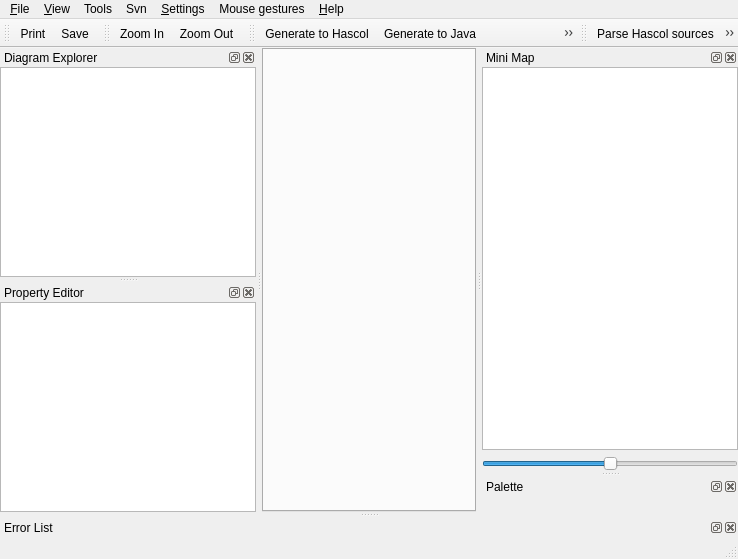
<?xml version="1.0" encoding="UTF-8"?>
<ui version="4.0">
 <class>MainWindowUi</class>
 <widget class="QMainWindow" name="MainWindowUi">
  <property name="geometry">
   <rect>
    <x>0</x>
    <y>0</y>
    <width>738</width>
    <height>559</height>
   </rect>
  </property>
  <property name="windowTitle">
   <string>QReal</string>
  </property>
  <property name="windowIcon">
   <iconset resource="../qrgui.qrc">
    <normaloff>:/icons/qreal.png</normaloff>:/icons/qreal.png</iconset>
  </property>
  <widget class="QWidget" name="centralwidget">
   <layout class="QGridLayout">
    <property name="margin">
     <number>0</number>
    </property>
    <property name="spacing">
     <number>0</number>
    </property>
    <item row="0" column="0">
     <widget class="QTabWidget" name="tabs"/>
    </item>
   </layout>
  </widget>
  <widget class="QMenuBar" name="menubar">
   <property name="geometry">
    <rect>
     <x>0</x>
     <y>0</y>
     <width>738</width>
     <height>20</height>
    </rect>
   </property>
   <widget class="QMenu" name="menu_File">
    <property name="title">
     <string>&amp;File</string>
    </property>
    <addaction name="actionOpen"/>
    <addaction name="actionSave"/>
    <addaction name="actionSave_as"/>
    <addaction name="actionPrint"/>
    <addaction name="actionMakeSvg"/>
    <addaction name="separator"/>
    <addaction name="actionQuit"/>
   </widget>
   <widget class="QMenu" name="menu_View">
    <property name="title">
     <string>&amp;View</string>
    </property>
    <addaction name="actionZoom_In"/>
    <addaction name="actionZoom_Out"/>
    <addaction name="separator"/>
    <addaction name="actionAntialiasing"/>
    <addaction name="actionOpenGL_Renderer"/>
    <addaction name="actionShowSplash"/>
   </widget>
   <widget class="QMenu" name="menuHelp">
    <property name="title">
     <string>&amp;Help</string>
    </property>
    <addaction name="actionHelp"/>
    <addaction name="separator"/>
    <addaction name="actionAbout"/>
    <addaction name="actionAboutQt"/>
   </widget>
   <widget class="QMenu" name="menuSettings">
    <property name="title">
     <string>&amp;Settings</string>
    </property>
    <addaction name="actionPreferences"/>
    <addaction name="actionPlugins"/>
    <addaction name="actionShow_grid"/>
    <addaction name="actionSwitch_on_grid"/>
    <addaction name="actionSwitch_on_alignment"/>
   </widget>
   <widget class="QMenu" name="menuMouse_gestures">
    <property name="title">
     <string>Mouse gestures</string>
    </property>
    <addaction name="actionShow"/>
   </widget>
   <widget class="QMenu" name="menuSvn">
    <property name="title">
     <string>Svn</string>
    </property>
    <addaction name="actionCommit"/>
    <addaction name="actionCheckout"/>
   </widget>
   <widget class="QMenu" name="menuTools">
    <property name="title">
     <string>Tools</string>
    </property>
    <addaction name="actionClear"/>
    <addaction name="actionExport_to_XMI"/>
    <addaction name="actionGenerate_to_Java"/>
    <addaction name="actionGenerate_to_Hascol"/>
    <addaction name="actionGenerate_viTv_state_machine"/>
    <addaction name="actionShape_Edit"/>
    <addaction name="actionGenerate_Editor"/>
    <addaction name="actionParse_Editor_xml"/>
    <addaction name="separator"/>
    <addaction name="actionGenerate_Editor_qrmc"/>
   </widget>
   <addaction name="menu_File"/>
   <addaction name="menu_View"/>
   <addaction name="menuTools"/>
   <addaction name="menuSvn"/>
   <addaction name="menuSettings"/>
   <addaction name="menuMouse_gestures"/>
   <addaction name="menuHelp"/>
  </widget>
  <widget class="QStatusBar" name="statusbar"/>
  <widget class="QDockWidget" name="diagramDock">
   <property name="allowedAreas">
    <set>Qt::AllDockWidgetAreas</set>
   </property>
   <property name="windowTitle">
    <string>Diagram Explorer</string>
   </property>
   <attribute name="dockWidgetArea">
    <number>1</number>
   </attribute>
   <widget class="QWidget" name="dockWidgetContents_2">
    <layout class="QHBoxLayout">
     <property name="spacing">
      <number>6</number>
     </property>
     <property name="margin">
      <number>0</number>
     </property>
     <item>
      <widget class="QTreeView" name="diagramExplorer">
       <property name="contextMenuPolicy">
        <enum>Qt::ActionsContextMenu</enum>
       </property>
       <property name="acceptDrops">
        <bool>true</bool>
       </property>
       <property name="dragDropMode">
        <enum>QAbstractItemView::DragDrop</enum>
       </property>
      </widget>
     </item>
    </layout>
   </widget>
  </widget>
  <widget class="QToolBar" name="fileToolbar">
   <property name="windowTitle">
    <string>File Toolbar</string>
   </property>
   <property name="orientation">
    <enum>Qt::Horizontal</enum>
   </property>
   <attribute name="toolBarArea">
    <enum>TopToolBarArea</enum>
   </attribute>
   <attribute name="toolBarBreak">
    <bool>false</bool>
   </attribute>
   <addaction name="actionPrint"/>
   <addaction name="actionSave"/>
  </widget>
  <widget class="QDockWidget" name="minimapDock">
   <property name="windowTitle">
    <string>Mini Map</string>
   </property>
   <attribute name="dockWidgetArea">
    <number>2</number>
   </attribute>
   <widget class="QWidget" name="dockWidgetContents_4">
    <layout class="QVBoxLayout">
     <property name="spacing">
      <number>6</number>
     </property>
     <property name="margin">
      <number>0</number>
     </property>
     <item>
      <widget class="QGraphicsView" name="minimapView">
       <property name="dragMode">
        <enum>QGraphicsView::ScrollHandDrag</enum>
       </property>
      </widget>
     </item>
     <item>
      <widget class="QSlider" name="minimapZoomSlider">
       <property name="maximum">
        <number>50</number>
       </property>
       <property name="value">
        <number>25</number>
       </property>
       <property name="orientation">
        <enum>Qt::Horizontal</enum>
       </property>
      </widget>
     </item>
    </layout>
   </widget>
  </widget>
  <widget class="QDockWidget" name="paletteDock">
   <property name="windowTitle">
    <string>Palette</string>
   </property>
   <attribute name="dockWidgetArea">
    <number>2</number>
   </attribute>
   <widget class="QWidget" name="dockWidgetContents_5">
    <layout class="QHBoxLayout">
     <property name="spacing">
      <number>6</number>
     </property>
     <property name="margin">
      <number>0</number>
     </property>
     <item>
      <widget class="qReal::gui::PaletteToolbox" name="paletteToolbox"/>
     </item>
    </layout>
   </widget>
  </widget>
  <widget class="QToolBar" name="viewToolbar">
   <property name="windowTitle">
    <string>View Toolbar</string>
   </property>
   <attribute name="toolBarArea">
    <enum>TopToolBarArea</enum>
   </attribute>
   <attribute name="toolBarBreak">
    <bool>false</bool>
   </attribute>
   <addaction name="actionZoom_In"/>
   <addaction name="actionZoom_Out"/>
  </widget>
  <widget class="QDockWidget" name="propertyDock">
   <property name="windowTitle">
    <string>Property Editor</string>
   </property>
   <attribute name="dockWidgetArea">
    <number>1</number>
   </attribute>
   <widget class="QWidget" name="dockWidgetContents">
    <layout class="QVBoxLayout">
     <property name="spacing">
      <number>6</number>
     </property>
     <property name="margin">
      <number>0</number>
     </property>
     <item>
      <widget class="QTableView" name="propertyEditor">
       <property name="alternatingRowColors">
        <bool>true</bool>
       </property>
       <property name="showGrid">
        <bool>false</bool>
       </property>
      </widget>
     </item>
    </layout>
   </widget>
  </widget>
  <widget class="QToolBar" name="generatorsToolbar">
   <property name="windowTitle">
    <string>toolBar</string>
   </property>
   <attribute name="toolBarArea">
    <enum>TopToolBarArea</enum>
   </attribute>
   <attribute name="toolBarBreak">
    <bool>false</bool>
   </attribute>
   <addaction name="actionGenerate_to_Hascol"/>
   <addaction name="actionGenerate_to_Java"/>
   <addaction name="actionGenerate_viTv_state_machine"/>
   <addaction name="actionExport_to_XMI"/>
   <addaction name="actionShape_Edit"/>
  </widget>
  <widget class="QToolBar" name="parsersToolbar">
   <property name="windowTitle">
    <string>toolBar</string>
   </property>
   <attribute name="toolBarArea">
    <enum>TopToolBarArea</enum>
   </attribute>
   <attribute name="toolBarBreak">
    <bool>false</bool>
   </attribute>
   <addaction name="actionParse_Hascol_sources"/>
   <addaction name="actionParse_Java_Libraries"/>
  </widget>
  <widget class="QDockWidget" name="ErrorDock">
   <property name="acceptDrops">
    <bool>false</bool>
   </property>
   <property name="autoFillBackground">
    <bool>true</bool>
   </property>
   <property name="windowTitle">
    <string>Error List</string>
   </property>
   <attribute name="dockWidgetArea">
    <number>8</number>
   </attribute>
   <widget class="QWidget" name="dockWidgetContents_6">
    <widget class="QListWidget" name="ErrorListWidget">
     <property name="geometry">
      <rect>
       <x>0</x>
       <y>0</y>
       <width>321</width>
       <height>191</height>
      </rect>
     </property>
    </widget>
   </widget>
  </widget>
  <action name="actionQuit">
   <property name="checkable">
    <bool>false</bool>
   </property>
   <property name="text">
    <string>&amp;Quit</string>
   </property>
  </action>
  <action name="actionConnect">
   <property name="icon">
    <iconset>
     <normaloff>:/icons/database_connected.png</normaloff>:/icons/database_connected.png</iconset>
   </property>
   <property name="text">
    <string>&amp;Connect</string>
   </property>
  </action>
  <action name="actionZoom_In">
   <property name="icon">
    <iconset resource="../qrgui.qrc">
     <normaloff>:/icons/zoomin.png</normaloff>:/icons/zoomin.png</iconset>
   </property>
   <property name="text">
    <string>Zoom In</string>
   </property>
  </action>
  <action name="actionZoom_Out">
   <property name="icon">
    <iconset resource="../qrgui.qrc">
     <normaloff>:/icons/zoomout.png</normaloff>:/icons/zoomout.png</iconset>
   </property>
   <property name="text">
    <string>Zoom Out</string>
   </property>
  </action>
  <action name="actionAntialiasing">
   <property name="checkable">
    <bool>true</bool>
   </property>
   <property name="checked">
    <bool>true</bool>
   </property>
   <property name="text">
    <string>Antialiasing</string>
   </property>
  </action>
  <action name="actionOpenGL_Renderer">
   <property name="checkable">
    <bool>true</bool>
   </property>
   <property name="text">
    <string>OpenGL Renderer</string>
   </property>
  </action>
  <action name="actionPrint">
   <property name="icon">
    <iconset resource="../qrgui.qrc">
     <normaloff>:/icons/print.png</normaloff>:/icons/print.png</iconset>
   </property>
   <property name="text">
    <string>Print</string>
   </property>
  </action>
  <action name="actionMakeSvg">
   <property name="text">
    <string>Export to SVG</string>
   </property>
  </action>
  <action name="actionDisconnect">
   <property name="icon">
    <iconset>
     <normaloff>:/icons/database_disconnect.png</normaloff>:/icons/database_disconnect.png</iconset>
   </property>
   <property name="text">
    <string>&amp;Disconnect</string>
   </property>
  </action>
  <action name="actionBeginTransaction">
   <property name="enabled">
    <bool>false</bool>
   </property>
   <property name="icon">
    <iconset>
     <normaloff>:/icons/database_connect.png</normaloff>:/icons/database_connect.png</iconset>
   </property>
   <property name="text">
    <string>Begin Transaction</string>
   </property>
  </action>
  <action name="actionCommitTransaction">
   <property name="enabled">
    <bool>false</bool>
   </property>
   <property name="icon">
    <iconset>
     <normaloff>:/icons/database_commit.png</normaloff>:/icons/database_commit.png</iconset>
   </property>
   <property name="text">
    <string>Commit Transaction</string>
   </property>
  </action>
  <action name="actionRollbackTransaction">
   <property name="enabled">
    <bool>false</bool>
   </property>
   <property name="icon">
    <iconset>
     <normaloff>:/icons/database_revert.png</normaloff>:/icons/database_revert.png</iconset>
   </property>
   <property name="text">
    <string>Rollback Transaction</string>
   </property>
  </action>
  <action name="actionDeleteFromDiagram">
   <property name="text">
    <string>Delete</string>
   </property>
   <property name="shortcut">
    <string>Del</string>
   </property>
   <property name="shortcutContext">
    <enum>Qt::WidgetShortcut</enum>
   </property>
  </action>
  <action name="openNewTab">
   <property name="text">
    <string>Open in new tab</string>
   </property>
  </action>
  <action name="actionHelp">
   <property name="text">
    <string>Small Help</string>
   </property>
  </action>
  <action name="actionAbout">
   <property name="text">
    <string>About...</string>
   </property>
  </action>
  <action name="actionAboutQt">
   <property name="text">
    <string>About Qt...</string>
   </property>
  </action>
  <action name="actionPlugins">
   <property name="checkable">
    <bool>true</bool>
   </property>
   <property name="text">
    <string>Plugins...</string>
   </property>
  </action>
  <action name="actionShowSplash">
   <property name="checkable">
    <bool>true</bool>
   </property>
   <property name="checked">
    <bool>true</bool>
   </property>
   <property name="text">
    <string>Show splashscreen</string>
   </property>
  </action>
  <action name="actionClear">
   <property name="icon">
    <iconset resource="../qrgui.qrc">
     <normaloff>:/icons/clear.png</normaloff>:/icons/clear.png</iconset>
   </property>
   <property name="text">
    <string>Exterminatus</string>
   </property>
  </action>
  <action name="actionExport_to_XMI">
   <property name="text">
    <string>Export to XMI</string>
   </property>
  </action>
  <action name="actionGenerate_to_Java">
   <property name="text">
    <string>Generate to Java</string>
   </property>
  </action>
  <action name="actionSave">
   <property name="text">
    <string>Save</string>
   </property>
  </action>
  <action name="actionGenerate_editor">
   <property name="text">
    <string>Generate editor</string>
   </property>
  </action>
  <action name="actionGenerate_to_Hascol">
   <property name="text">
    <string>Generate to Hascol</string>
   </property>
  </action>
  <action name="actionSave_as">
   <property name="text">
    <string>Save as...</string>
   </property>
  </action>
  <action name="actionOpen">
   <property name="text">
    <string>Open...</string>
   </property>
  </action>
  <action name="actionParse_Hascol_sources">
   <property name="text">
    <string>Parse Hascol sources</string>
   </property>
   <property name="toolTip">
    <string>Build diagrams from existing Hascol sources</string>
   </property>
  </action>
  <action name="actionParse_Java_Libraries">
   <property name="text">
    <string>Parse Java Libraries</string>
   </property>
   <property name="toolTip">
    <string>Parse Java Libraries</string>
   </property>
  </action>
  <action name="actionShow_grid">
   <property name="checkable">
    <bool>true</bool>
   </property>
   <property name="checked">
    <bool>true</bool>
   </property>
   <property name="text">
    <string>Show grid</string>
   </property>
  </action>
  <action name="actionShape_Edit">
   <property name="text">
    <string>Shape Editor</string>
   </property>
  </action>
  <action name="actionGenerate_Editor">
   <property name="text">
    <string>Generate Editor</string>
   </property>
  </action>
  <action name="actionParse_Editor_xml">
   <property name="text">
    <string>Parse Editor xml</string>
   </property>
  </action>
  <action name="actionSwitch_on_grid">
   <property name="checkable">
    <bool>true</bool>
   </property>
   <property name="text">
    <string>Switch on grid</string>
   </property>
  </action>
  <action name="actionCommit">
   <property name="text">
    <string>Commit</string>
   </property>
  </action>
  <action name="actionShow">
   <property name="text">
    <string>Show</string>
   </property>
  </action>
  <action name="actionPreferences">
   <property name="text">
    <string>Preferences...</string>
   </property>
  </action>
  <action name="actionCheckout">
   <property name="text">
    <string>Checkout...</string>
   </property>
  </action>
  <action name="actionGenerate_Editor_qrmc">
   <property name="text">
    <string>Generate Editor (qrmc)</string>
   </property>
  </action>
  <action name="actionSwitch_on_alignment">
   <property name="checkable">
    <bool>true</bool>
   </property>
   <property name="checked">
    <bool>true</bool>
   </property>
   <property name="text">
    <string>Switch on alignment</string>
   </property>
  </action>
  <action name="actionGenerate_viTv_state_machine">
   <property name="text">
    <string>Generate viTv state machine</string>
   </property>
  </action>
 </widget>
 <layoutdefault spacing="0" margin="0"/>
 <customwidgets>
  <customwidget>
   <class>qReal::gui::PaletteToolbox</class>
   <extends>QToolBox</extends>
   <header>paletteToolbox.h</header>
   <container>1</container>
  </customwidget>
 </customwidgets>
 <resources>
  <include location="../qrgui.qrc"/>
 </resources>
 <connections/>
</ui>
